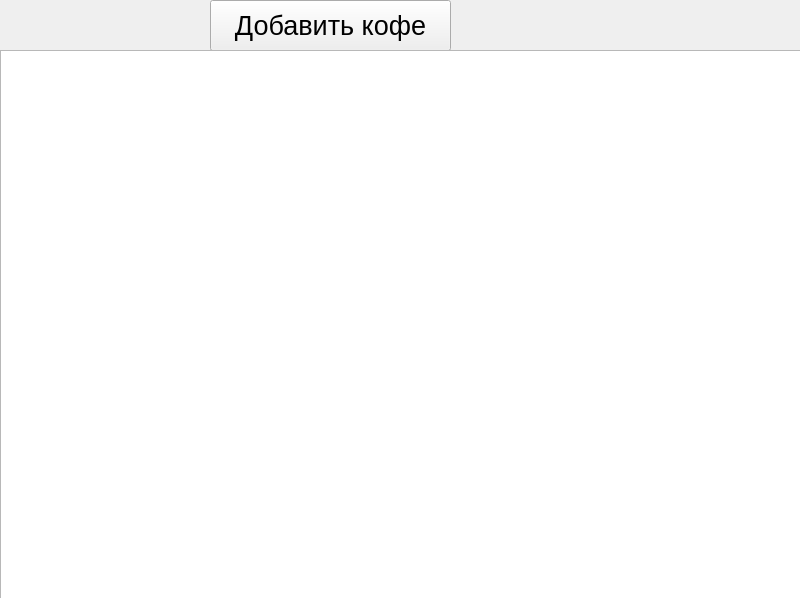
<?xml version="1.0" encoding="UTF-8"?>
<ui version="4.0">
 <class>Form</class>
 <widget class="QWidget" name="Form">
  <property name="geometry">
   <rect>
    <x>0</x>
    <y>0</y>
    <width>800</width>
    <height>598</height>
   </rect>
  </property>
  <property name="windowTitle">
   <string>Form</string>
  </property>
  <widget class="QPushButton" name="btn">
   <property name="geometry">
    <rect>
     <x>210</x>
     <y>0</y>
     <width>241</width>
     <height>51</height>
    </rect>
   </property>
   <property name="font">
    <font>
     <pointsize>20</pointsize>
    </font>
   </property>
   <property name="text">
    <string>Добавить кофе</string>
   </property>
  </widget>
  <widget class="QTableWidget" name="table">
   <property name="geometry">
    <rect>
     <x>0</x>
     <y>50</y>
     <width>801</width>
     <height>551</height>
    </rect>
   </property>
  </widget>
 </widget>
 <resources/>
 <connections/>
</ui>
